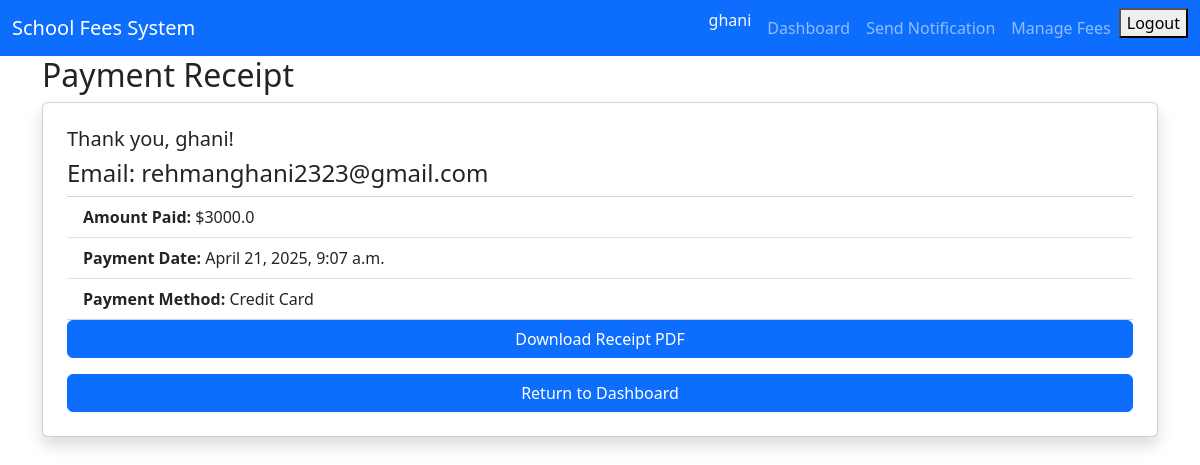
Page /payments/receipt/ (signed in) on the committed database.
### school_fees_system/accounts/models.py (models this page shows)
class CustomUser(AbstractUser):
    ROLE_CHOICES = (
        ('admin', 'Admin'),
        ('parent', 'Parent')
    )
    role = models.CharField(max_length=10, choices=ROLE_CHOICES)

### school_fees_system/payments/models.py (models this page shows, shortened)
class Payment(models.Model):
    parent = models.ForeignKey(CustomUser, on_delete=models.CASCADE)
    amount_paid = models.FloatField()
    payment_date = models.DateTimeField(auto_now_add=True)
    payment_method = models.CharField(max_length=50) # 'Stripe' or 'BankTransfer' etc
    stripe_payment_intent = models.CharField(max_length=255, blank=True, null=True)  # New Payment Stripe is Added

### school_fees_system/payments/views.py (the view)
# urls.py: path('receipt/', views.receipt, name='receipt'),
def receipt(request):
    latest_payment = Payment.objects.filter(parent=request.user).last()
    return render(request, 'payments/receipt.html', {'payment': latest_payment})

### school_fees_system/payments/templates/payments/receipt.html (shortened to what this page needs)
{% extends 'base.html' %}
{% block content %}
<h2>Payment Receipt</h2>
<div class="card shadow p-4 mb-5 bg-white rounded">
    <h5>Thank you, {{ payment.parent.username }}!</h5>
    <h4>Email: {{ payment.parent.email }}</h4>
    <ul class="list-group list-group-flush">
        <li class="list-group-item"><strong>Amount Paid:</strong> ${{ payment.amount_paid }}</li>
        <li class="list-group-item"><strong>Payment Date:</strong> {{ payment.payment_date }}</li>
        <li class="list-group-item"><strong>Payment Method:</strong> {{ payment.payment_method }}</li>
    </ul>
    <a href="{% url 'download_receipt_pdf' payment.id %}" class="btn btn-primary">
        Download Receipt PDF
    </a>
    <a href="{% url 'parent_dashboard' %}" class="btn btn-primary mt-3">Return to Dashboard</a>
</div>
{% endblock %}

### school_fees_system/accounts/templates/base.html (shortened to what this page needs)
<!DOCTYPE html>
<html lang="en">
<head>
    <link href="https://cdn.jsdelivr.net/npm/bootstrap@5.3.2/dist/css/bootstrap.min.css" rel="stylesheet">
</head>
<body>
<nav class="navbar navbar-expand-lg navbar-dark bg-primary">
  <div class="container-fluid">
      <a class="navbar-brand" href="
        {% if request.user.role == 'parent' %}
            {% url 'parent_dashboard' %}
          {% else %}
            {% url 'admin_dashboard' %}
          {% endif %}
       ">School Fees System</a>
      <div class="collapse navbar-collapse" id="navbarNav">
          <ul class="navbar-nav ms-auto">
              {% if request.user.is_authenticated %}
                  {% if request.user.role == 'admin' %}
                    <li class="nav-item">
                      <span class="text-light me-2 bold">{{ user.username }}</span>
                    </li>
                      <li class="nav-item">
                          <a class="nav-link" href="{% url 'admin_dashboard' %}">Dashboard</a>
                      </li>
                      <li class="nav-item">
                          <a class="nav-link" href="{% url 'send_manual_notification' %}">Send Notification</a>
                      </li>
                      <li class="nav-item">
                          <a class="nav-link" href="{% url 'fee_structure_list' %}">Manage Fees</a>
                      </li>
                  {% endif %}
                  <li class="nav-item">
                    <form action="{% url 'logout' %}" method="post">
                      <button type="submit">Logout</button>
                    </form>
                  </li>
              {% else %}
                  <li class="nav-item">
                      <a class="nav-link" href="{% url 'login' %}">Login</a>
                  </li>
              {% endif %}
          </ul>
      </div>
  </div>
</nav>
<div class="container">
    {% block content %}
    {% endblock %}
</div>
</body>
</html>

### rows in the picture
CustomUser: username "ghani"
Payment: parent.username "ghani", parent.email "rehmanghani2323@gmail.com", amount_paid "3000.0", payment_date "April 21, 2025, 9:07 a.m.", payment_method "Credit Card"
